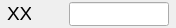
<?xml version="1.0" encoding="UTF-8"?>
<ui version="4.0">
 <class>RCOneCoordinateEntry</class>
 <widget class="QWidget" name="RCOneCoordinateEntry">
  <property name="geometry">
   <rect>
    <x>0</x>
    <y>0</y>
    <width>176</width>
    <height>28</height>
   </rect>
  </property>
  <property name="windowTitle">
   <string>Form</string>
  </property>
  <layout class="QVBoxLayout" name="verticalLayout">
   <property name="spacing">
    <number>-1</number>
   </property>
   <property name="leftMargin">
    <number>1</number>
   </property>
   <property name="topMargin">
    <number>1</number>
   </property>
   <property name="rightMargin">
    <number>1</number>
   </property>
   <property name="bottomMargin">
    <number>1</number>
   </property>
   <item>
    <layout class="QHBoxLayout" name="horizontalLayout">
     <property name="spacing">
      <number>1</number>
     </property>
     <item>
      <widget class="QLabel" name="Label">
       <property name="sizePolicy">
        <sizepolicy hsizetype="Preferred" vsizetype="Fixed">
         <horstretch>0</horstretch>
         <verstretch>0</verstretch>
        </sizepolicy>
       </property>
       <property name="minimumSize">
        <size>
         <width>24</width>
         <height>0</height>
        </size>
       </property>
       <property name="maximumSize">
        <size>
         <width>24</width>
         <height>16777215</height>
        </size>
       </property>
       <property name="font">
        <font>
         <pointsize>14</pointsize>
        </font>
       </property>
       <property name="text">
        <string>XX</string>
       </property>
       <property name="alignment">
        <set>Qt::AlignBottom|Qt::AlignLeading|Qt::AlignLeft</set>
       </property>
      </widget>
     </item>
     <item>
      <widget class="QLabel" name="Icon">
       <property name="sizePolicy">
        <sizepolicy hsizetype="Minimum" vsizetype="Fixed">
         <horstretch>0</horstretch>
         <verstretch>0</verstretch>
        </sizepolicy>
       </property>
       <property name="minimumSize">
        <size>
         <width>24</width>
         <height>24</height>
        </size>
       </property>
       <property name="maximumSize">
        <size>
         <width>24</width>
         <height>24</height>
        </size>
       </property>
       <property name="text">
        <string/>
       </property>
       <property name="textFormat">
        <enum>Qt::PlainText</enum>
       </property>
       <property name="pixmap">
        <pixmap resource="RealCAD.qrc">:/images/COORDINATE-unlocked.svg</pixmap>
       </property>
       <property name="scaledContents">
        <bool>true</bool>
       </property>
       <property name="alignment">
        <set>Qt::AlignCenter</set>
       </property>
      </widget>
     </item>
     <item>
      <widget class="QLineEdit" name="Edit">
       <property name="minimumSize">
        <size>
         <width>100</width>
         <height>24</height>
        </size>
       </property>
       <property name="maximumSize">
        <size>
         <width>100</width>
         <height>24</height>
        </size>
       </property>
      </widget>
     </item>
    </layout>
   </item>
  </layout>
 </widget>
 <resources>
  <include location="RealCAD.qrc"/>
 </resources>
 <connections/>
</ui>
